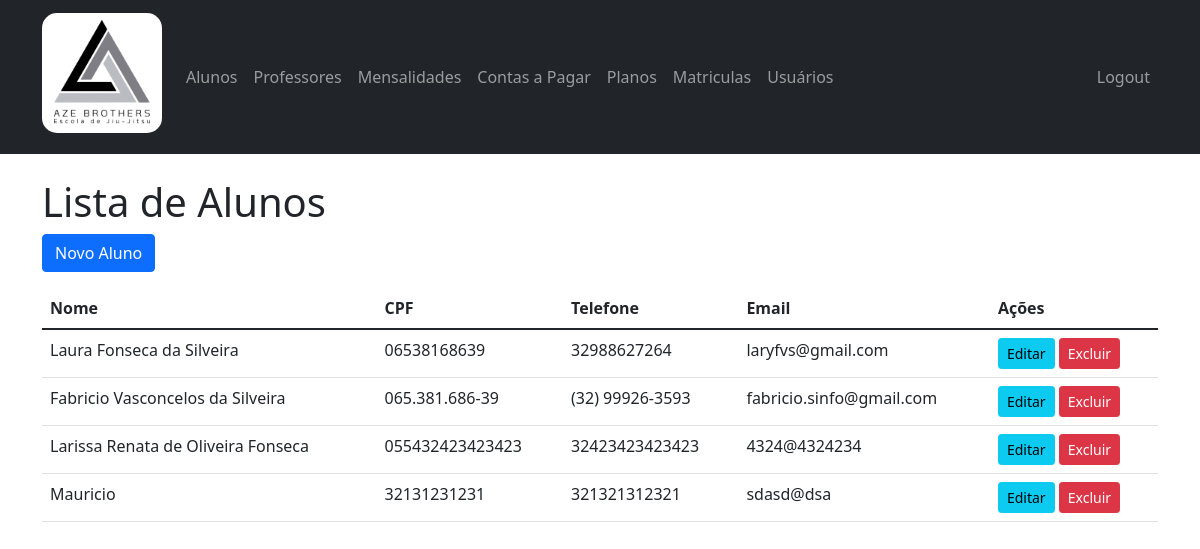
The page /alunos (signed in) on the database its author committed.
### app.py (models this page shows)
class Aluno(db.Model):
    id = db.Column(db.Integer, primary_key=True)
    nome = db.Column(db.String(100), nullable=False)
    cpf = db.Column(db.String(11), unique=True, nullable=False)
    data_nascimento = db.Column(db.Date, nullable=False)
    telefone = db.Column(db.String(20))
    email = db.Column(db.String(120))
    modalidades = db.relationship('Modalidade', secondary='aluno_modalidade')
    planos = db.relationship('Plano', secondary=aluno_plano, lazy='subquery',
                             backref=db.backref('alunos', lazy=True))

### app.py (the view)
@app.route('/alunos')
@login_required
@requer_permissao('alunos')
def listar_alunos():
    alunos = Aluno.query.all()
    return render_template('alunos/listar.html', alunos=alunos)

### app.py (called while the page is built)
def requer_permissao(codigo_permissao):
    def decorator(f):
        @wraps(f)
        def decorated_function(*args, **kwargs):
            if not current_user.tem_permissao(codigo_permissao):
                flash('Você não tem permissão para acessar esta área. Procure o Administrador para solicitar !', 'error')
                return redirect(url_for('index'))
            return f(*args, **kwargs)
        return decorated_function
    return decorator

@login_manager.user_loader
def load_user(user_id):
    return Usuario.query.get(int(user_id))

    def tem_permissao(self, codigo_permissao):
        if self.tipo == 'admin':  # Admin tem todas as permissões
            return True
        return any(p.codigo == codigo_permissao for p in self.permissoes)

### templates/alunos/listar.html (shortened to what this page needs)
{% extends "base.html" %}
{% block content %}
    <h1>Lista de Alunos</h1>
    <a href="{{ url_for('novo_aluno') }}" class="btn btn-primary mb-3">Novo Aluno</a>
    <table class="table">
        <thead>
            <tr>
                <th>Nome</th>
                <th>CPF</th>
                <th>Telefone</th>
                <th>Email</th>
                <th>Ações</th>
            </tr>
        </thead>
        <tbody>
            {% for aluno in alunos %}
            <tr>
                <td>{{ aluno.nome }}</td>
                <td>{{ aluno.cpf }}</td>
                <td>{{ aluno.telefone }}</td>
                <td>{{ aluno.email }}</td>
                <td>
                    <a href="{{ url_for('editar_aluno', id=aluno.id) }}" class="btn btn-sm btn-info">Editar</a>
                    <form action="{{ url_for('excluir_aluno', id=aluno.id) }}" method="POST" style="display:inline;">
                        <button type="submit" class="btn btn-sm btn-danger" onclick="return confirm('Tem certeza que deseja excluir este aluno?');">Excluir</button>
                    </form>
                </td>
            </tr>
            {% endfor %}
        </tbody>
    </table>
{% endblock %}

### rows shown on the page
Aluno: nome "Laura Fonseca da Silveira", cpf "06538168639", telefone "32988627264", email "laryfvs@gmail.com"
Aluno: nome "Fabricio Vasconcelos da Silveira", cpf "065.381.686-39", telefone "(32) 99926-3593", email "fabricio.sinfo@gmail.com"
Aluno: nome "Larissa Renata de Oliveira Fonseca", cpf "055432423423423", telefone "32423423423423", email "4324@4324234"
Aluno: nome "Mauricio", cpf "32131231231", telefone "321321312321", email "sdasd@dsa"
